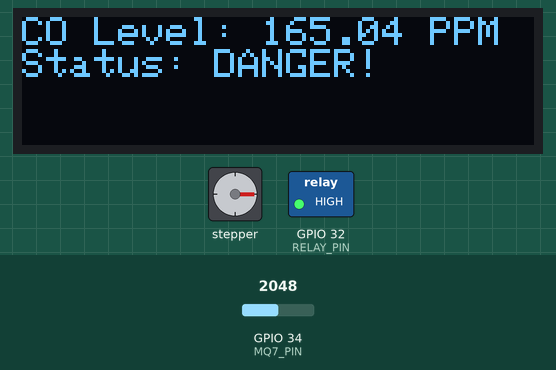
The sketch below on a simulated ESP32. Parts: 128×32 one-colour display, stepper motor, switched loads named in the sketch (green lamp = pin HIGH). Inputs (shaded band) come from the test bench; at power-on: GPIO 34 (MQ7_PIN) = 2048. WiFi joins after 1.5 s; servers stay silent unless stated; stepper angles assume 2048 steps per turn; pins used as bus, display or sensor lines are not drawn; what the sketch prints to the serial monitor is not drawn.

Above: at 4.4 s.
4.5 s: GPIO 34 (MQ7_PIN) set to 1912
At 6.5 s:
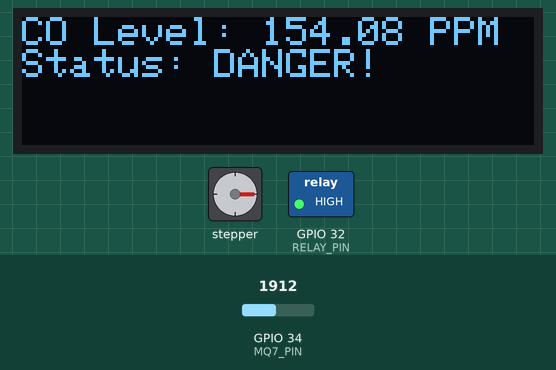
7.4 s: GPIO 34 (MQ7_PIN) set to 1825
At 9.9 s:
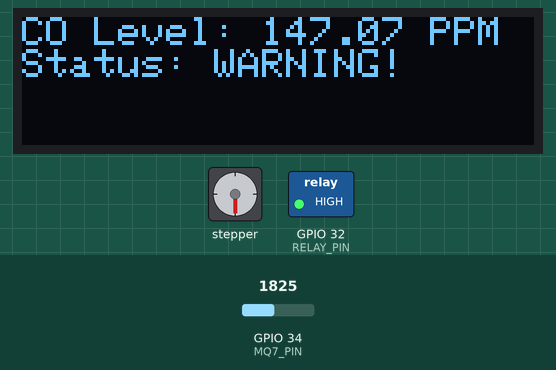
10.8 s: GPIO 34 (MQ7_PIN) set to 665
At 12.0 s:
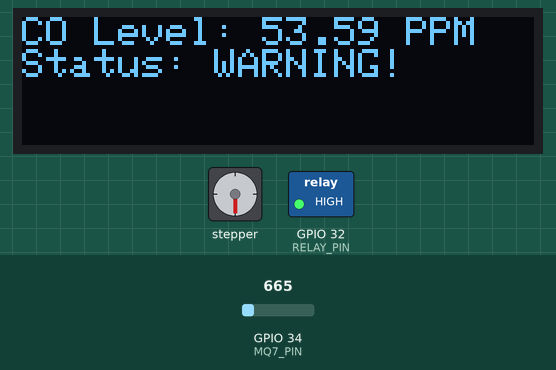
13.7 s: GPIO 34 (MQ7_PIN) set to 569
At 15.86 s:
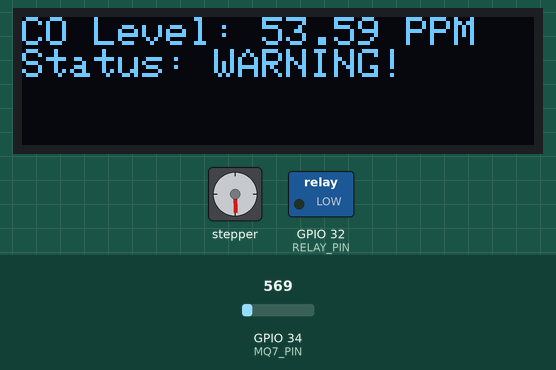
18.1 s: GPIO 34 (MQ7_PIN) set to 1228
At 20.88 s:
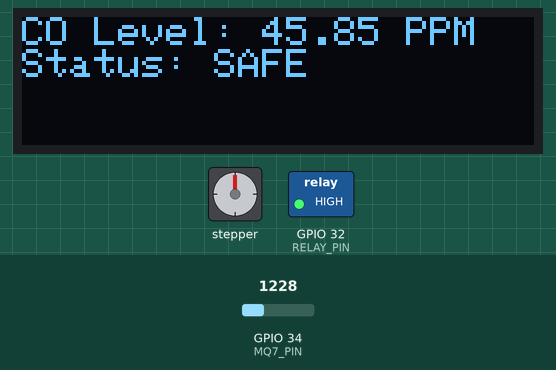
22.2 s: GPIO 34 (MQ7_PIN) set to 491
At 28.5 s:
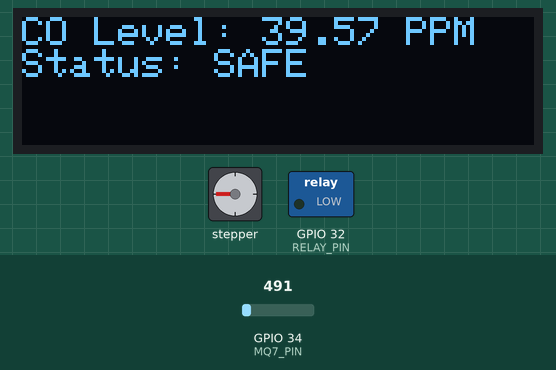
Timing chart, 0 to 28.9 s (numbered marks = the images above; inputs shaded):
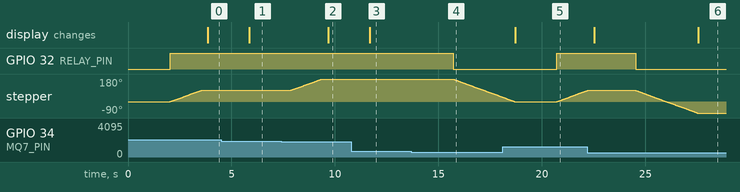

The sketch:

CLEAR_Code.ino
```cpp
#include <Wire.h>
#include <Adafruit_GFX.h>
#include <Adafruit_SSD1306.h>
#include <Stepper.h>
#include <WiFi.h>
#include <WiFiClientSecure.h>
#include <UniversalTelegramBot.h>

// WiFi Credentials
const char* ssid = "STYX";
const char* password = "1234567890";

// Telegram Bot Credentials
const char* botToken = "7717979364:AAEFSyDa79EGCV_NcQlhJrM1hfojfdwY21E";
const char* chatID = "1435322989";

// Telegram Setup
WiFiClientSecure client;
UniversalTelegramBot bot(botToken, client);

#define SCREEN_WIDTH 128
#define SCREEN_HEIGHT 32
#define OLED_RESET    -1

#define MQ7_PIN       34  // MQ-7 Analog Output
#define RELAY_PIN     32  // Relay for ventilation
#define BUZZER_PIN    25  // Buzzer for CO warning

#define STEPS_PER_REV 2048
#define IN1 14
#define IN2 27
#define IN3 26
#define IN4 25

Adafruit_SSD1306 display(SCREEN_WIDTH, SCREEN_HEIGHT, &Wire, OLED_RESET);
Stepper stepper(STEPS_PER_REV, IN1, IN3, IN2, IN4);

bool window_half_open = false;
bool window_fully_open = false;
bool warning_sent = false;
bool danger_sent = false;

void setup() {
  Serial.begin(115200);
  pinMode(RELAY_PIN, OUTPUT);
  pinMode(BUZZER_PIN, OUTPUT);
  digitalWrite(RELAY_PIN, LOW);
  digitalWrite(BUZZER_PIN, LOW);
  stepper.setSpeed(10);

  if (!display.begin(SSD1306_SWITCHCAPVCC, 0x3C)) {
    Serial.println(F("SSD1306 allocation failed"));
    for (;;);
  }
  display.clearDisplay();

  // Connect to WiFi
  WiFi.begin(ssid, password);
  Serial.print("Connecting to WiFi...");
  while (WiFi.status() != WL_CONNECTED) {
    delay(1000);
    Serial.print(".");
  }
  Serial.println("Connected to WiFi!");
  client.setInsecure();  // Ignore SSL errors for Telegram
}

void sendTelegramMessage(String message) {
  bot.sendMessage(chatID, message, "");
}

void loop() {
  int sensorValue = analogRead(MQ7_PIN);
  float voltage = sensorValue * (3.3 / 4095.0);
  float co_ppm = voltage * 100;

  Serial.print("CO Level: ");
  Serial.print(co_ppm);
  Serial.println(" PPM");

  display.clearDisplay();
  display.setTextSize(1);
  display.setTextColor(WHITE);
  display.setCursor(0, 0);
  display.print("CO Level: ");
  display.print(co_ppm);
  display.println(" PPM");

  if (co_ppm < 50) {
    Serial.println("✅ Safe - No action needed");
    display.println("Status: SAFE");
    digitalWrite(RELAY_PIN, LOW);
    digitalWrite(BUZZER_PIN, LOW);

    if (window_half_open || window_fully_open) {
      Serial.println("⬇️ Closing window...");
      stepper.step(-STEPS_PER_REV / 2);
      window_half_open = false;
      window_fully_open = false;
    }

    warning_sent = false;
    danger_sent = false;

  } else if (co_ppm >= 50 && co_ppm <= 150) {
    Serial.println("⚠️ WARNING: Ventilation ON, Half-Opening Window");
    display.println("Status: WARNING!");
    digitalWrite(RELAY_PIN, HIGH);
    digitalWrite(BUZZER_PIN, LOW);

    if (!window_half_open) {
      Serial.println("🔄 Opening window halfway...");
      stepper.step(STEPS_PER_REV / 4);
      window_half_open = true;
      window_fully_open = false;
    }

    if (!warning_sent) {
      sendTelegramMessage("⚠️ WARNING: CO Levels are rising! Ventilation activated.");
      warning_sent = true;
      danger_sent = false;
    }

  } else {
    Serial.println("🚨 DANGER: Opening window fully!");
    display.println("Status: DANGER!");
    digitalWrite(RELAY_PIN, HIGH);
    digitalWrite(BUZZER_PIN, HIGH);

    if (!window_fully_open) {
      Serial.println("🔄 Opening window fully...");
      stepper.step(STEPS_PER_REV / 4);
      window_fully_open = true;
    }

    if (!danger_sent) {
      sendTelegramMessage("🚨 DANGER: HIGH CO DETECTED! Window fully opened, ventilation ON.");
      danger_sent = true;
    }
  }

  display.display();
  delay(2000);
}
```

Measured:
- the behaviour switches between 1862 and 1861 on GPIO 34 (MQ7_PIN) (found by bisection; images 1 and 2)
- the behaviour switches between 621 and 620 on GPIO 34 (MQ7_PIN) (found by bisection; images 3 and 4)
- after the input at 4.5 s, the display: changes after 1.4 s (image 1)
- after the input at 7.4 s, stepper: turns 90° clockwise in 1.5 s, starting after 0.47 s; the display: changes after 2.3 s (image 2)
- after the input at 10.8 s, the display: changes after 0.89 s (image 3)
- after the input at 13.7 s, GPIO 32 (RELAY_PIN): HIGH → LOW after 2.0 s; stepper: keeps turning counter-clockwise at about 61°/s, starting after 2.0 s
- after the input at 18.1 s, GPIO 32 (RELAY_PIN): LOW → HIGH after 2.6 s
- after the input at 22.2 s, GPIO 32 (RELAY_PIN): HIGH → LOW after 2.3 s; the display: first differs from a run without the input after 5.3 s (image 6)
